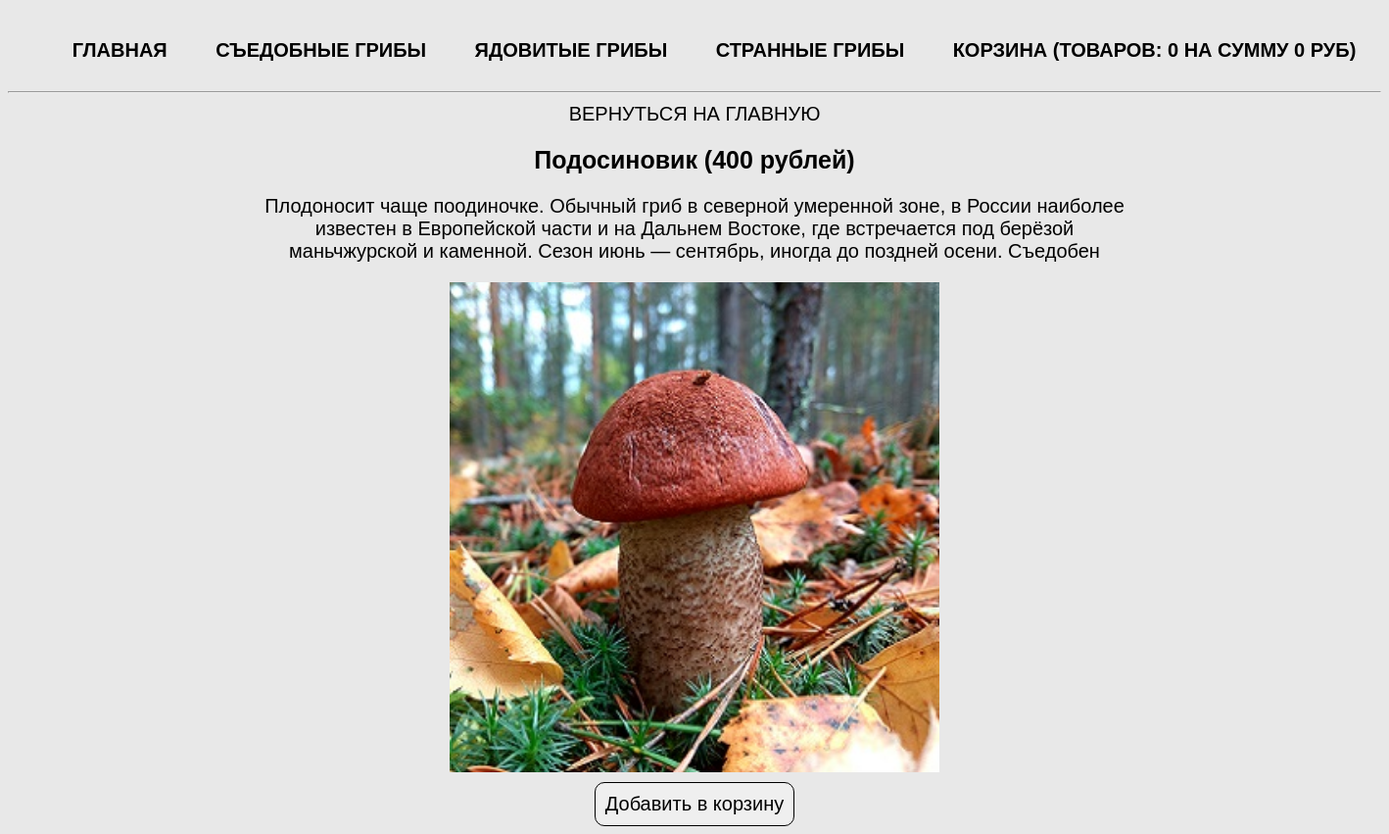
/product.php?product=leccinum, run on the app's committed database.
### tables this page shows
CREATE TABLE `cats` (
  `id` bigint(20) UNSIGNED NOT NULL,
  `name` varchar(50) NOT NULL,
  `rus_name` varchar(50) NOT NULL
);

CREATE TABLE `products` (
  `id` bigint(20) UNSIGNED NOT NULL,
  `title` varchar(50) NOT NULL,
  `cat` varchar(50) NOT NULL,
  `price` int(11) NOT NULL,
  `rus_name` varchar(50) NOT NULL,
  `img` varchar(50) NOT NULL,
  `descr` text NOT NULL
);

### product.php (the view)
<?php
require_once __DIR__ . '/parts/header.php';
if (isset($_GET['product'])){
    $currentProduct = $_GET['product'];
    $product = $dbh->query("SELECT * FROM products WHERE title='$currentProduct'");
    $product = $product->fetch(PDO::FETCH_ASSOC);
}
?>
<div class="product-card">
    <a href="index.php">Вернуться на главную</a>
    <h2><?= $product['rus_name']; ?> (<?= $product['price']; ?> рублей)</h2>
    <div class="descr"><?= $product['descr']; ?></div>
    <img width="300" src="img/<?= $product['img']; ?>" alt="<?= $product['rus_name']; ?>">
    <?php require_once __DIR__ . '/parts/add-form.php'; ?>
</div>

### parts/header.php (shortened to what this page needs)
<?php
require_once __DIR__ . '/../db/db.php';
$cats = $dbh->query('SELECT * FROM cats;');
$cats = $cats->fetchAll(PDO::FETCH_ASSOC);
?>
<!doctype html>
<html lang="ru">
<head>
    <link rel="stylesheet" href="css/style.css?<?= rand(0,PHP_INT_MAX);?>">
</head>
<body>
<nav>
    <ul>
        <li><a href="index.php">Главная</a></li>
        <?php foreach ($cats as $cat): ?>
            <li><a href="index.php?cat=<?= $cat['name'] ;?>"><?= $cat['rus_name'] ;?></a></li>
        <?php endforeach; ?>
        <li><a href="cart.php">Корзина (Товаров: <?= $_SESSION['totalQuantity'] ?? 0; ?> на сумму <?= $_SESSION['totalPrice'] ?? 0; ?> руб)</a></li>
    </ul>
</nav>
<hr>

### css/style.css (style rules this page uses)
* { font-family: 'Arial', sans-serif; font-size: 20px; }
body { margin-top: 20px; background-color: #e8e8e8; }
a { text-decoration: none; text-transform: uppercase; color: #000000; -webkit-transition: all .3s; -moz-transition: all .3s; -ms-transition: all .3s; -o-transition: all .3s; transition: all .3s; }
h2 { font-size: 25px; }
img { width: 100%; }
.main, nav { width: 1400px; margin: auto; display: flex; flex-wrap: wrap; justify-content: space-around; }
nav ul { display: flex; list-style: none; width: 100%; justify-content: space-around; font-weight: 700; }
.cart, .product-card { text-align: center; width: 900px; margin: auto; }
.descr { margin-bottom: 20px; }
.product-card img { width: 500px; }

### data on the page
cats: rus_name "СЪЕДОБНЫЕ ГРИБЫ"
cats: rus_name "ЯДОВИТЫЕ ГРИБЫ"
cats: rus_name "СТРАННЫЕ ГРИБЫ"
products: rus_name "Подосиновик", price "400", descr "Плодоносит чаще поодиночке. Обычный гриб в северной умеренной зоне, в России наиболее известен в Европейской части и на Дальнем Востоке, где встречается под берёзой маньчжурской и каменной. Сезон июнь — сентябрь, иногда до поздней осени. Съедобен", img (picture)

### other printed values
$_SESSION['totalQuantity'] "0"
$_SESSION['totalPrice'] "0"
